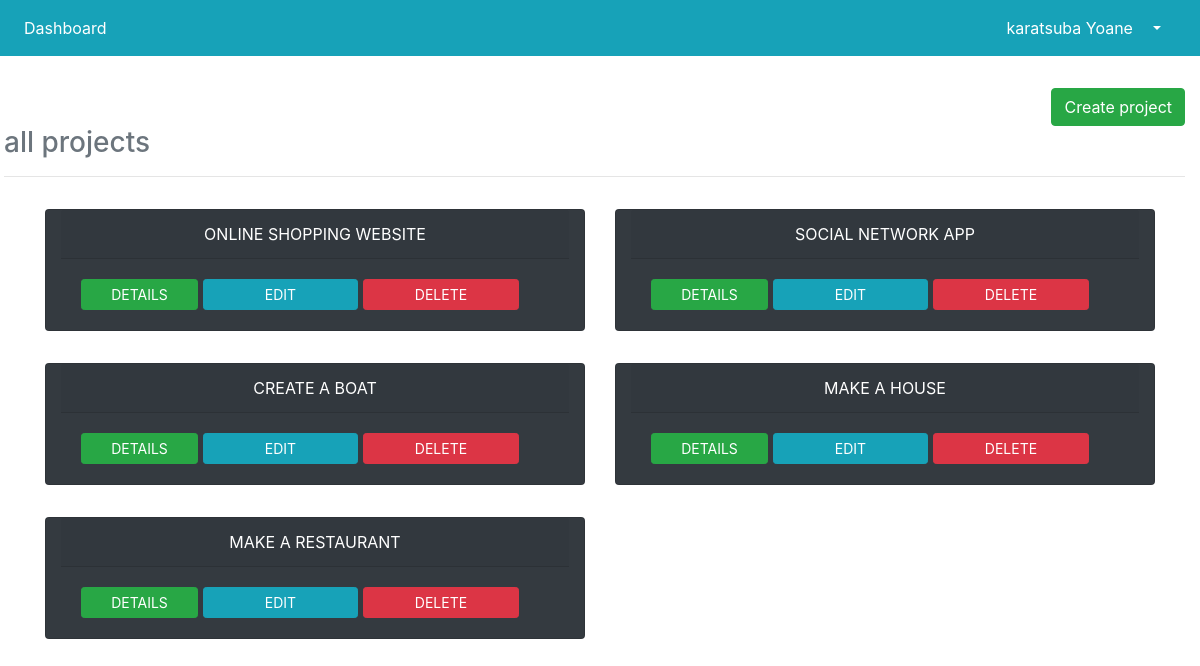
Screenshot of /project/home (signed in) with the database file from the repository.
### accounts/models.py (models this page shows)
class Account(AbstractUser):
    username = models.CharField(unique=False, max_length=50)
    is_admin = models.BooleanField('admin status', default=False)
    is_manager = models.BooleanField('manager status', default=False)
    is_customer = models.BooleanField('customer status', default=False)
    email = models.EmailField(unique=True)
    USERNAME_FIELD = 'email'
    REQUIRED_FIELDS = []

### projects/models.py (models this page shows)
class Project(models.Model):
    title = models.CharField(max_length=50)
    description = models.TextField(max_length=300)
    budget = models.DecimalField(max_digits=6, decimal_places=2)
    customer = models.ForeignKey(Customer, on_delete=models.CASCADE)
    status = models.BooleanField(default=False)
    created_date = models.DateField(default=timezone.now)
    def get_absolute_url(self):
        return reverse('detail-project', kwargs={'id': self.id})

### projects/views.py (the view)
# urls.py: path('home', project_view.ProjectListView.as_view(), name='dashboard'),
class ProjectListView(UserAccessMixin, ListView):
    permission_required = 'projects.view_project'
    raise_exception = False
    login_url = 'login'
    redirect_field_name = 'next'
    model = Project
    template_name = 'projects/list.html'
    def get_context_data(self, **kwargs):
        context = super().get_context_data(**kwargs)
        customer = Customer.objects.get(user=self.request.user)
        context['projects'] = Project.objects.filter(customer=customer)
        return context

### projects/views.py (called while the page is built)
    def dispatch(self, request, *args, **kwargs):
        if not self.request.user.is_authenticated:
            return redirect_to_login(self.request.get_full_path(),
                                     self.get_login_url(), self.get_redirect_field_name())
        if not self.has_permission():
            return redirect(self.get_login_url())
        return super(UserAccessMixin, self).dispatch(request, *args, **kwargs)

### templates/projects/list.html (shortened to what this page needs)
{% extends 'projects/index.html' %}
{% block main-content %}
<div class="container-fluid mt-2">
    <div class="row">
        <div class=" col-md-12 pt-4 pl-1">
            <div class="d-flex justify-content-end">
                <a class="btn btn-success" href="{% url 'create-project' %}">Create project</a>
            </div>
            <h3 class="text-muted">all projects</h3>
            <hr>
        </div>
    </div>
    <div class="container">
          <div class="row row-cols-1 row-cols-md-2 g-4">
              {% for project in projects %}
               <div class="col-md-6 mt-3">
                   <div class="col-md-12 card text-white bg-dark mb-3 h-78">
                      <div class="card-header text-center">{{project.title|upper}}</div>
                      <div class="card-body justify-content-center">
                           <a class="btn btn-success btn-sm col-md-3" href="{{ project.get_absolute_url }}">DETAILS</a>
                           <a class="btn btn-info btn-sm col-md-4" href="{% url 'update-project'  id=project.id %}">EDIT</a>
                           <a class="btn btn-danger btn-sm col-md-4" href="{% url 'delete_project' pk=project.id %}">DELETE</a>
                      </div>
                   </div>
               </div>
            {% endfor %}
         </div>
    </div>
</div>
{% endblock %}

### templates/layout/customer_header.html (shortened to what this page needs)
<nav class="navbar navbar-expand-lg bg-info">
      <div class="collapse navbar-collapse" id="navbarSupportedContent">
          <ul class="col-md-6 navbar-nav mr-auto bg-info ">
              <li class="nav-item"><a class="nav-link text-white" href="{% url 'dashboard' %}">Dashboard</a></li>
          </ul>
          <ul class="navbar-nav mr-auto col-md-6 justify-content-end">
            <li class="nav-item"><a class="nav-link text-white" href="#"> {{request.user.username}}</a></li>
            <li class="nav-item dropdown float-left">
                <a class="nav-link dropdown-toggle nav-link text-white" href="#" id="navbarDropdown" role="button" data-toggle="dropdown" aria-haspopup="true" aria-expanded="false">
                </a>
            </li>
          </ul>
      </div>
</nav>

### rows the page displays
Account: user.username "karatsuba Yoane"
Project: title "ONLINE SHOPPING WEBSITE"
Project: title "SOCIAL NETWORK APP"
Project: title "CREATE A BOAT"
Project: title "MAKE A HOUSE"
Project: title "MAKE A RESTAURANT"
